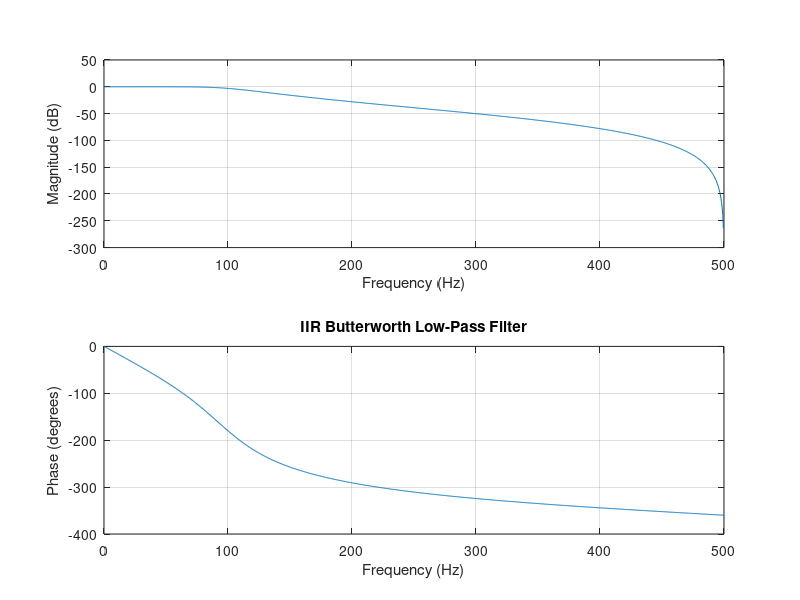

This figure's MATLAB source:
clc;
clear;
close all;

%% Filter Specifications

fs = 1000;                 % Sampling frequency (Hz)
order = 30;                % Filter order
fc = 100;                  % Cutoff frequency (Hz)

Wn = fc/(fs/2);            % Normalized cutoff frequency

%% Design FIR Low-Pass Filter

b_fir = fir1(order, Wn, 'low');

%% Design IIR Butterworth Low-Pass Filter

[b_iir, a_iir] = butter(4, Wn, 'low');

%% Plot Frequency Responses

figure;

subplot(2,1,1)
freqz(b_fir,1,1024,fs)
title('FIR Low-Pass Filter')

subplot(2,1,2)
freqz(b_iir,a_iir,1024,fs)
title('IIR Butterworth Low-Pass Filter')
